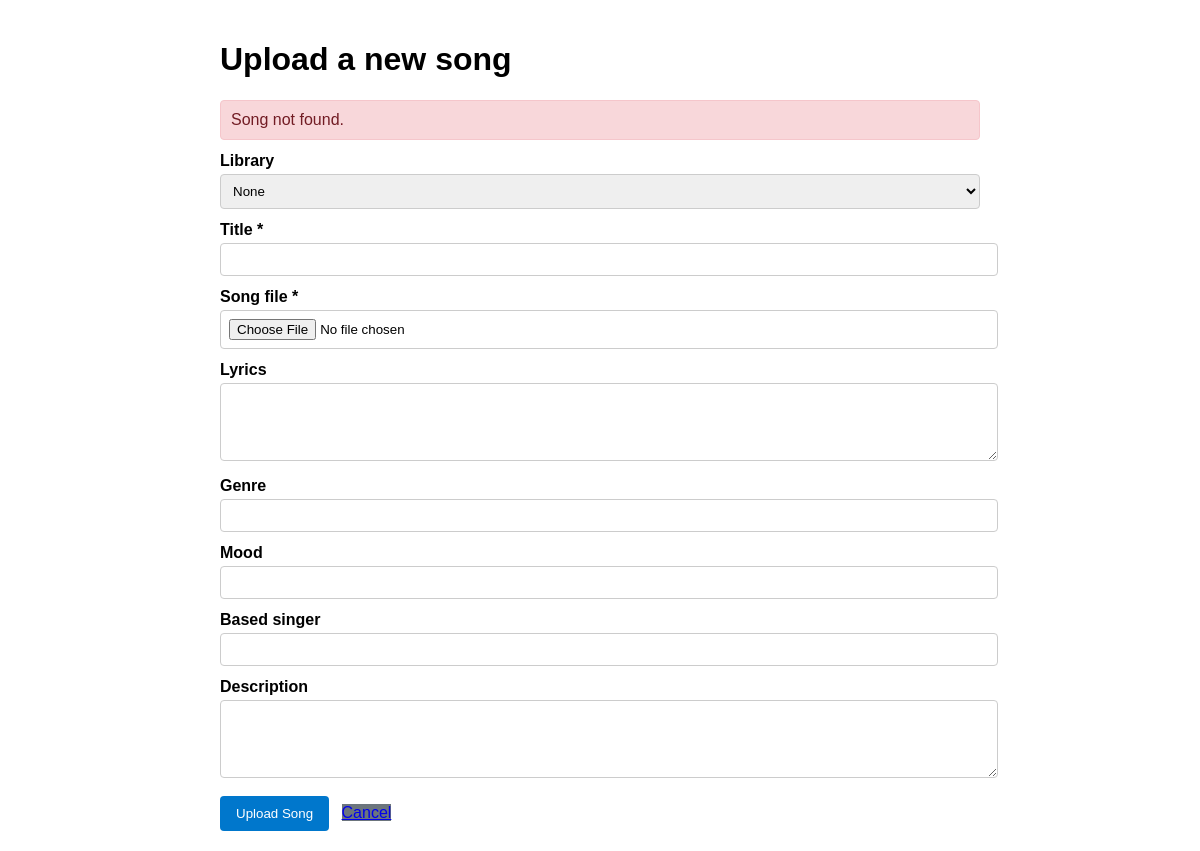
The page /songs/8/update/ on the database as committed earlier.
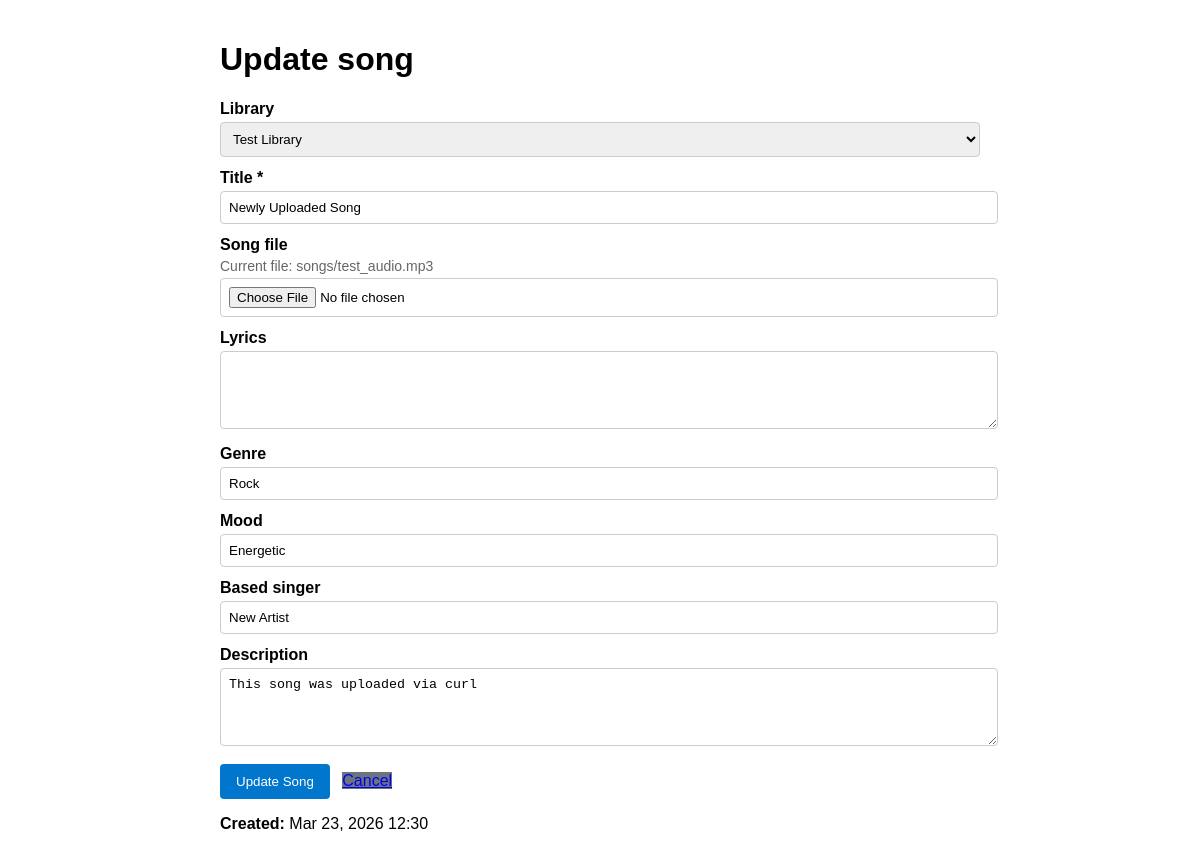
The same page on the database as committed later.
### api/models/song.py (models this page shows, shortened)
class Song(models.Model):
    title = models.CharField(max_length=255)
    file = models.FileField(upload_to='songs/', blank=True, null=True)
    lyrics = models.TextField(blank=True)
    genre = models.CharField(max_length=100, blank=True)
    mood = models.CharField(max_length=100, blank=True)
    based_singer = models.CharField(max_length=255, blank=True)
    description = models.TextField(blank=True)
    created_at = models.DateTimeField(auto_now_add=True)
    assessment = models.CharField(
        max_length=20,
        choices=Accessment.choices,
        default=Accessment.PENDING,
    )
    library = models.ForeignKey(
        Library,
        on_delete=models.CASCADE,
        related_name='songs',
        null=True,
        blank=True,
    )
    generation = models.ForeignKey(
        SongGeneration,
        on_delete=models.SET_NULL,
        related_name='songs',
        null=True,
        blank=True,
    )

### api/models/library.py (models this page shows, shortened)
class Library(models.Model):
    name = models.CharField(max_length=255)
    owner = models.ForeignKey(User, on_delete=models.CASCADE, related_name='libraries')
    description = models.TextField(blank=True)
    created_at = models.DateTimeField(auto_now_add=True)

### api/views.py (the view, shortened to what this page needs)
# urls.py: path('songs/<int:pk>/update/', views.song_update, name='song_update'),
def song_update(request, pk):
    try:
        song = Song.objects.get(pk=pk)
    except Song.DoesNotExist:
        return render(request, 'api/song_form.html', {'error': 'Song not found.'})
    context = {'song': song, 'libraries': Library.objects.all()}
    return render(request, 'api/song_form.html', context)

### api/templates/api/song_form.html (shortened to what this page needs)
<!DOCTYPE html>
<html lang="en">
  <head>
  </head>
  <body>
    <h1>{% if song %}Update{% else %}Upload a new{% endif %} song</h1>
    {% if error %}
    <div class="message error">{{ error }}</div>
    {% endif %}
    <form method="post" enctype="multipart/form-data">
      <label for="id_library">Library</label>
      <select id="id_library" name="library_id">
        <option value="">None</option>
        {% for lib in libraries %}
          <option value="{{ lib.pk }}" {% if library and library.pk == lib.pk %}selected{% elif song and song.library and song.library.pk == lib.pk %}selected{% endif %}>{{ lib.name }}</option>
        {% endfor %}
      </select>
      <label for="id_title">Title *</label>
      <input type="text" id="id_title" name="title" value="{% if song %}{{ song.title }}{% endif %}" required />
      <label for="id_file">Song file{% if not song %} *{% endif %}</label>
      {% if song and song.file %}
      <div class="current-file">Current file: {{ song.file.name }}</div>
      {% endif %}
      <input type="file" id="id_file" name="file" accept="audio/*" {% if not song %}required{% endif %} />
      <label for="id_lyrics">Lyrics</label>
      <textarea id="id_lyrics" name="lyrics" rows="4">{% if song %}{{ song.lyrics }}{% endif %}</textarea>
      <label for="id_genre">Genre</label>
      <input type="text" id="id_genre" name="genre" value="{% if song %}{{ song.genre }}{% endif %}" />
      <label for="id_mood">Mood</label>
      <input type="text" id="id_mood" name="mood" value="{% if song %}{{ song.mood }}{% endif %}" />
      <label for="id_based_singer">Based singer</label>
      <input type="text" id="id_based_singer" name="based_singer" value="{% if song %}{{ song.based_singer }}{% endif %}" />
      <label for="id_description">Description</label>
      <textarea id="id_description" name="description" rows="4">{% if song %}{{ song.description }}{% endif %}</textarea>
      <button type="submit">{% if song %}Update{% else %}Upload{% endif %} Song</button>
      {% if song %}
      <a href="{% url 'song_detail' song.pk %}" class="btn btn-secondary">Cancel</a>
      {% else %}
      <a href="{% url 'song_form' %}" class="btn btn-secondary">Cancel</a>
      {% endif %}
    </form>
    {% if song %}
    <p><strong>Created:</strong> {{ song.created_at|date:"M d, Y H:i" }}</p>
    {% endif %}
  </body>
</html>

Rows that differ between the two databases and show on the page:
added Song: library_id "Test Library", title "Newly Uploaded Song", file.name "songs/test_audio.mp3", genre "Rock", mood "Energetic", based_singer "New Artist", description "This song was uploaded via curl", created_at "Mar 23, 2026 12:30"
Other text that changed with them:
{{ error }}: "Song not found." → (not shown)
form field library_id: "None" → (not shown)
text no longer shown: "Upload a new * Upload"
text now shown: "Update Current file: Update Created:"
